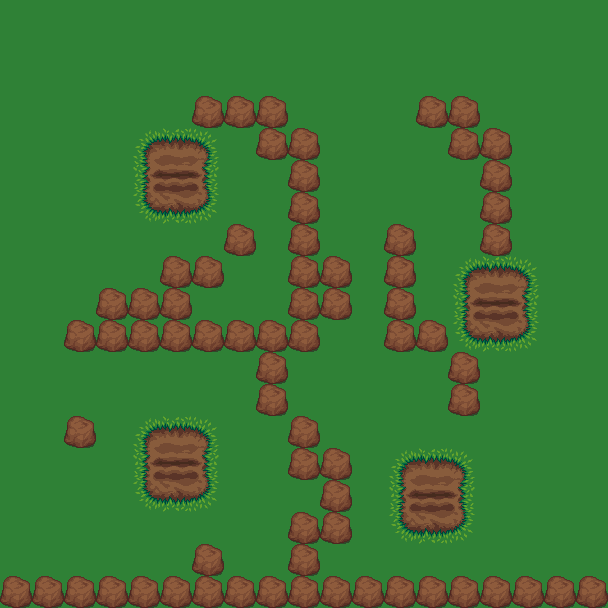

A level layout from a 2D game, rendered from its tile map. Below: a short description, then the map file with tile-grid data replaced by summaries:
An orthogonal 19x19 tile map with 32x32 px tiles, 2 tile layers (Tile Layer 1, Tile Layer 2) and 38 objects (6x 2, 5x 3, 2x 0, As soon as I got all the weapons I need,, route8, ...).

<map version="1.0" orientation="orthogonal" width="19" height="19" tilewidth="32" tileheight="32">
 <tileset firstgid="1" name="terrain" tilewidth="32" tileheight="32">
  <image source="../terrain.png" width="672" height="736" />
 </tileset>
 <layer name="Tile Layer 1" width="19" height="19">
  <data>[361 cells, 361 non-empty, 1 distinct tile ids]</data>
 </layer>
 <layer name="Tile Layer 2" width="19" height="19">
  <data>[361 cells, 106 non-empty, 10 distinct tile ids]</data>
 </layer>
 <objectgroup name="walls" width="19" height="19">
  <object x="192" y="96" width="96" height="32" />
  <object x="256" y="128" width="64" height="32" />
  <object x="288" y="160" width="32" height="160" />
  <object x="320" y="256" width="32" height="64" />
  <object x="64" y="320" width="256" height="32" />
  <object x="96" y="288" width="96" height="32" />
  <object x="160" y="256" width="64" height="32" />
  <object x="224" y="224" width="32" height="32" />
  <object x="64" y="416" width="32" height="32" />
  <object x="0" y="576" width="608" height="32" />
  <object x="192" y="544" width="32" height="32" />
  <object x="288" y="512" width="32" height="64" />
  <object x="320" y="448" width="32" height="96" />
  <object x="288" y="416" width="32" height="64" />
  <object x="256" y="352" width="32" height="64" />
  <object x="384" y="224" width="32" height="96" />
  <object x="384" y="320" width="64" height="32" />
  <object x="448" y="352" width="32" height="64" />
  <object x="480" y="128" width="32" height="128" />
  <object x="416" y="96" width="64" height="32" />
  <object x="448" y="128" width="32" height="32" />
 </objectgroup>
 <objectgroup name="enemies" width="19" height="19">
  <object name="2" x="416" y="480" width="32" height="32" />
  <object name="2" x="160" y="448" width="32" height="32" />
  <object name="3" x="352" y="160" width="32" height="32" />
  <object name="0" x="160" y="160" width="32" height="32" />
  <object name="0" x="480" y="288" width="32" height="32" />
 </objectgroup>
 <objectgroup name="items" width="19" height="19">
  <object name="3" x="256" y="480" width="32" height="32" />
  <object name="3" x="256" y="512" width="32" height="32" />
  <object name="3" x="224" y="544" width="32" height="32" />
  <object name="2" x="352" y="544" width="32" height="32" />
  <object name="2" x="352" y="480" width="32" height="32" />
  <object name="2" x="352" y="512" width="32" height="32" />
  <object name="2" x="224" y="288" width="32" height="32" />
  <object name="3" x="224" y="256" width="32" height="32" />
 </objectgroup>
 <objectgroup name="npc" width="19" height="19">
  <object name="As soon as I got all the weapons I need, I'm going in that cave!" x="320" y="96" width="32" height="64" />
 </objectgroup>
 <objectgroup name="warps" width="19" height="19">
  <object name="route8" x="608" y="0" width="32" height="608" />
  <object name="route2" x="0" y="-32" width="608" height="32" />
  <object name="route10" x="-32" y="0" width="32" height="608" />
 </objectgroup>
</map>
